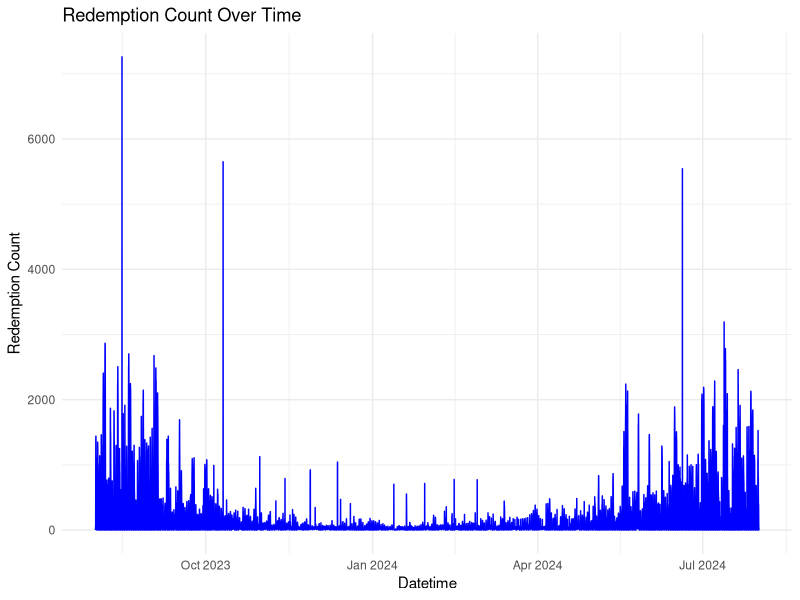
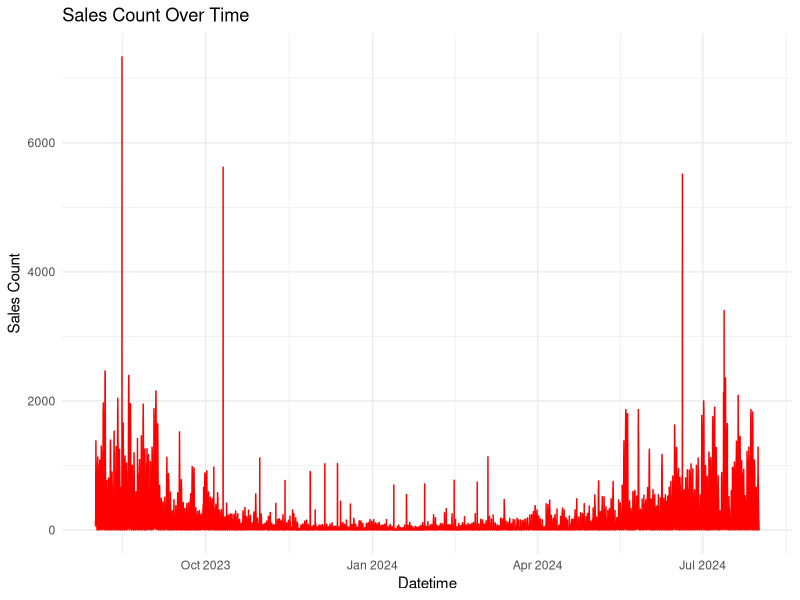
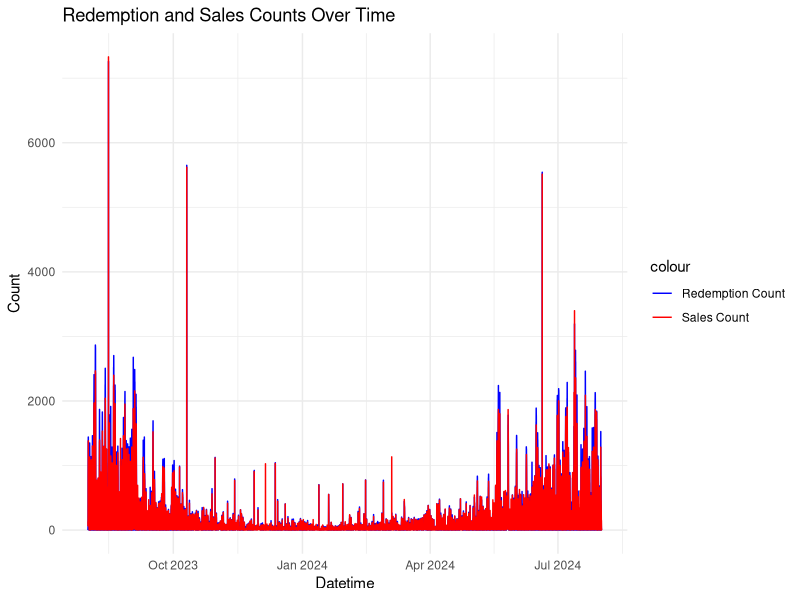

The R script that drew these images, in order:
## ---- chunk 1
#| include: false
#| warning: false
#| message: false

library(tidyverse)
library(palmerpenguins)

data <- read_csv(here::here("data/analysis_data/analysis_data.csv"))
## ---- chunk 2
#| label: fig-bills
#| fig-cap: Redemption Counts& Sales Counts
#| echo: false

data$Date <- as.Date(data$Date, format="%Y-%m-%d")
data$Datetime <- as.POSIXct(paste(data$Date, data$Hour), format="%Y-%m-%d %H")

ggplot(data, aes(x=Datetime, y=Redemption_Count)) +
  geom_line(color="blue") +
  labs(title="Redemption Count Over Time", x="Datetime", y="Redemption Count") +
  theme_minimal()

ggplot(data, aes(x=Datetime, y=Sales_Count)) +
  geom_line(color="red") +
  labs(title="Sales Count Over Time", x="Datetime", y="Sales Count") +
  theme_minimal()

ggplot(data) +
  geom_line(aes(x=Datetime, y=Redemption_Count, color="Redemption Count")) +
  geom_line(aes(x=Datetime, y=Sales_Count, color="Sales Count")) +
  labs(title="Redemption and Sales Counts Over Time", x="Datetime", y="Count") +
  theme_minimal() +
  scale_color_manual(values=c("Redemption Count"="blue", "Sales Count"="red"))
